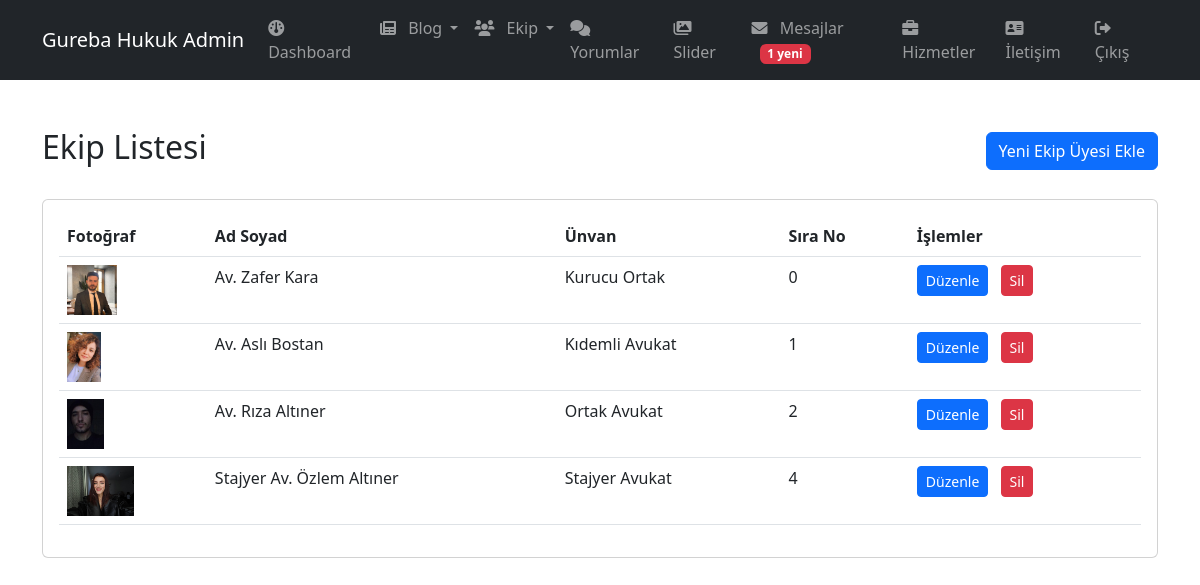
The app's page /admin/ekip-listele.php (signed in) with its own data.
### tables this page shows
CREATE TABLE IF NOT EXISTS `team_members` (
  `id` int NOT NULL AUTO_INCREMENT,
  `name` varchar(100) NOT NULL,
  `title` varchar(100) NOT NULL,
  `description` text,
  `image` varchar(255) DEFAULT NULL,
  `email` varchar(100) DEFAULT NULL,
  `linkedin` varchar(255) DEFAULT NULL,
  `order_number` int DEFAULT '0',
  `created_at` timestamp NULL DEFAULT CURRENT_TIMESTAMP,
  PRIMARY KEY (`id`)
);

### admin/ekip-listele.php (the view, shortened to what this page needs)
<?php
include '../includes/config.php';
$query = "SELECT * FROM team_members ORDER BY order_number ASC";
$team_members = $conn->query($query);
?>
<!DOCTYPE html>
<html lang="tr">
<head>
    <link rel="stylesheet" href="https://cdn.jsdelivr.net/npm/bootstrap@5.3.0/dist/css/bootstrap.min.css">
    <link rel="stylesheet" href="https://cdnjs.cloudflare.com/ajax/libs/font-awesome/6.0.0/css/all.min.css">
</head>
<body>
    <?php include 'includes/admin-header.php'; ?>
    <div class="container py-5">
        <div class="d-flex justify-content-between align-items-center mb-4">
            <h2>Ekip Listesi</h2>
            <a href="ekip-ekle.php" class="btn btn-primary">Yeni Ekip Üyesi Ekle</a>
        </div>
        <div class="card">
            <div class="card-body">
                <div class="table-responsive">
                    <table class="table">
                        <thead>
                            <tr>
                                <th>Fotoğraf</th>
                                <th>Ad Soyad</th>
                                <th>Ünvan</th>
                                <th>Sıra No</th>
                                <th>İşlemler</th>
                            </tr>
                        </thead>
                        <tbody>
                            <?php while($member = $team_members->fetch_assoc()): ?>
                            <tr>
                                <td>
                                    <img src="../uploads/team/<?php echo $member['image']; ?>"
                                         height="50" alt="Ekip Üyesi">
                                </td>
                                <td><?php echo htmlspecialchars($member['name']); ?></td>
                                <td><?php echo htmlspecialchars($member['title']); ?></td>
                                <td><?php echo $member['order_number']; ?></td>
                                <td>
                                    <a href="ekip-duzenle.php?id=<?php echo $member['id']; ?>"
                                       class="btn btn-sm btn-primary me-2">Düzenle</a>
                                    <a href="?delete=<?php echo $member['id']; ?>"
                                       class="btn btn-sm btn-danger"
                                       onclick="return confirm('Bu ekip üyesini silmek istediğinizden emin misiniz?')">
                                        Sil
                                    </a>
                                </td>
                            </tr>
                            <?php endwhile; ?>
                        </tbody>
                    </table>
                </div>
            </div>
        </div>
    </div>
</body>
</html>

### records on screen
team_members: image (picture), name "Av. Zafer Kara", title "Kurucu Ortak", order_number "0"
team_members: image (picture), name "Av. Aslı Bostan", title "Kıdemli Avukat", order_number "1"
team_members: image (picture), name "Av. Rıza Altıner", title "Ortak Avukat", order_number "2"
team_members: image (picture), name "Stajyer Av. Özlem Altıner", title "Stajyer Avukat", order_number "4"

### other values on screen
$unread_count "1"
